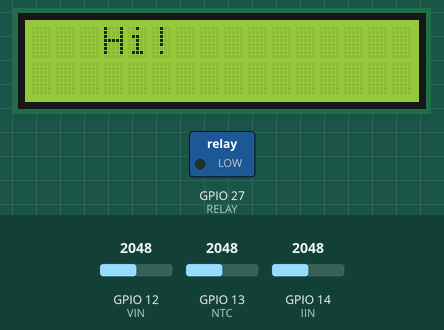
Simulated run of this sketch. Board: ESP32. Shown: 16×2 character LCD, switched loads named in the sketch (green lamp = pin HIGH). The test bench sets the inputs (shaded band); at power-on: GPIO 12 (VIN) = 2048, GPIO 13 (NTC) = 2048, GPIO 14 (IIN) = 2048. What the sketch prints to the serial monitor is not drawn. At 3.4 s the program stops and its outputs stay as they are.

Above: at 0.2 s.
At 2.5 s:
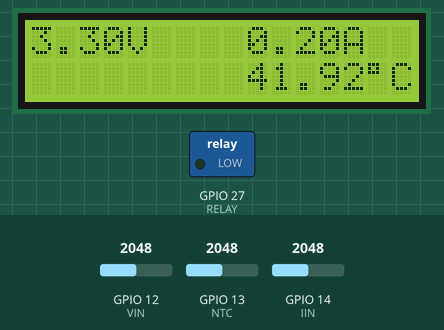
2.6 s: GPIO 12 (VIN) set to 2866
At 4.0 s:
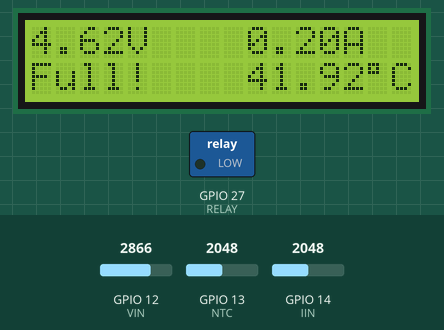
Timing chart, 0 to 4.9 s (numbered marks = the images above; inputs shaded):
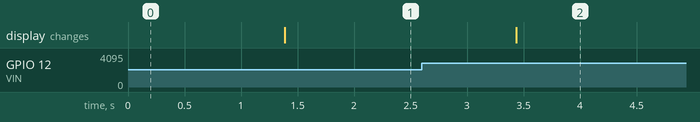

The sketch:

ESP32_DieuKhienSacPin.ino
```cpp
#include <Wire.h>
#include <LiquidCrystal_I2C.h>

LiquidCrystal_I2C lcd(0x27,16,2);  // set the LCD address to 0x27 for a 16 chars and 2 line display

// khai báo chân IO
#define RELAY 27
#define VIN   12
#define IIN   14
#define NTC   13

float v,is,temp;

float i0 = 2.5;   // khi dòng 0A, điện áp ACS712 ra 2.5V

// nhiệt độ từ 5-100 độ C
float res[20] = { 25.58, 20.00, 15.76, 12.51, 10.00, 8.048, 6.518, 5.312, 4.354, 3.588,
                2.974, 2.476, 2.072, 1.743, 1.473, 1.250, 1.065, 0.911, 0.7824, 0.6744};
int adcTemp[20];
int adcT;
int sac = 0;

void setup()
{
  pinMode(RELAY, OUTPUT);
//  digitalWrite(RELAY, HIGH);
//  delay(100);
  digitalWrite(RELAY, LOW); // Ngắt sạc

  Serial.begin(9600);
  lcd.init();                      // initialize the lcd
  lcd.init();
  // Print a message to the LCD.
  lcd.backlight();
  lcd.setCursor(3,0);
  lcd.print("Hi!");
  delay(1000);

  for(int i=0; i<20; i++){
    adcTemp[i] = res[i]/(res[i]+10)*1.515*4095;
    Serial.print("adc");
    Serial.print(i);
    Serial.print(" =");
    Serial.println(adcTemp[i]);

  }
}


void loop(){
  // đo adc
  v = analogRead(VIN);
  is = analogRead(IIN);
  adcT = analogRead(NTC);
  Serial.println(v);
  Serial.println(is);
  Serial.println(adcT);
  // Tính toán áp, dòng, nhiệt độ
  v = v/4095*3.3*2;
  is = is/4095*3.3*1.5;
  Serial.println(is);
  if(is>i0)
    is=(is-i0)/i0*20;
    else  is=(i0-is)/i0*20;
  for(int i=0; i<20; i++){
    if(adcT> adcTemp[i+1]){
      temp = 5*(i+1) + 5*(adcT*1.0 - adcTemp[i])/(adcTemp[i+1] - adcTemp[i]);
      break;
    }
  }
  Serial.println(v);
  Serial.println(is);
  Serial.println(temp);

  // màn hình hiển thị
  lcd.clear();
  lcd.setCursor(0,0);
  lcd.print(v);
  lcd.print("V");
  lcd.setCursor(9,0);
  lcd.print(is);
  lcd.print("A");
  lcd.setCursor(9,1);
  lcd.print(temp);
  lcd.write(223);
  lcd.print("C");

// Điều khiển
// cho sạc
  if( sac == 0 && v < 4.2 && temp<40.0 && is<=10.0){
    digitalWrite(RELAY, HIGH);
    sac = 1;
  }
  // sạc đầy 4.2V
  if(v >= 4.2){
    digitalWrite(RELAY, LOW);
    lcd.setCursor(0,1);
    lcd.print("Full!");
    while(1);
  }
  // quá nhiệt 50 độ
  if(temp>50.0){
    digitalWrite(RELAY, LOW);
    lcd.setCursor(0,1);
    lcd.print("E temp!");
    while(1);
  }
  // quá dòng 10A
  if(is > 10.0){
    digitalWrite(RELAY, LOW);
    lcd.setCursor(0,1);
    lcd.print("E I!");
    while(1);
  }
  delay(1000);
}
```

Measured:
- after the input at 2.6 s, the display: changes after 0.84 s (image 2)
